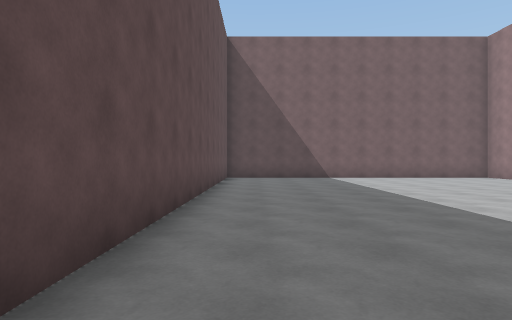
view 1 (above)

22 first-person views from a walk through a 3-D level made in the Unity game engine. The camera is 1.3 m above the floor, looks level and sees 75° across. The floor is counted in squares, 2 m on a side. Each view is taken from the middle of a square. On the plan, view 1 faces up. The plan holds only what a view shows up to about 10 squares ahead; the rest is blank. The place goes on beyond the plan.

view 2
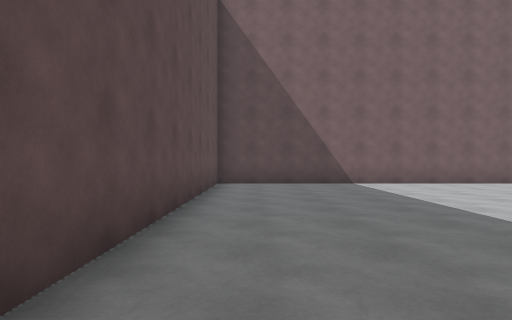

view 3
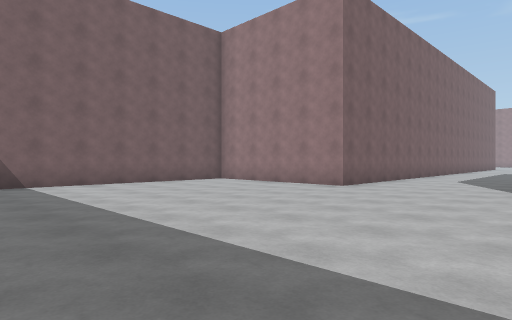

view 4
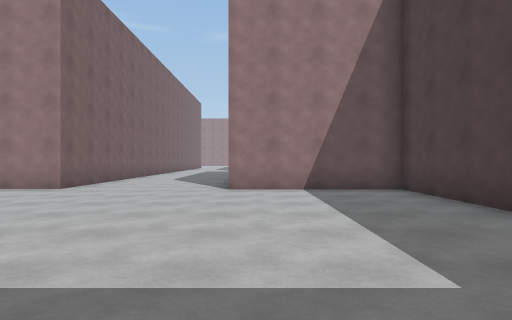

view 5
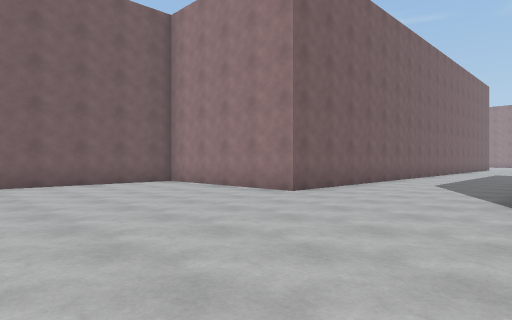

view 6
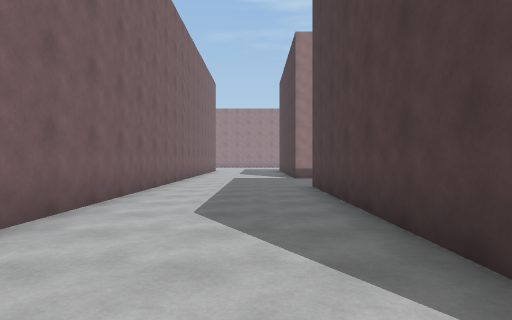

view 7
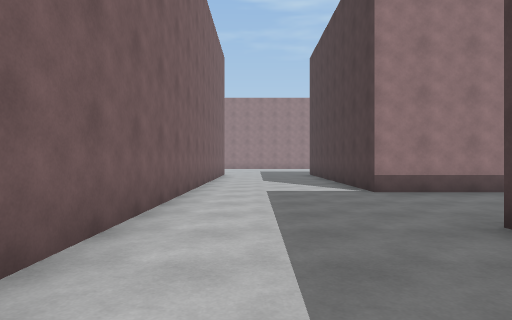

view 8
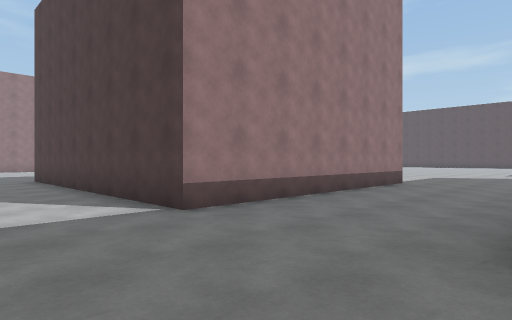

view 9
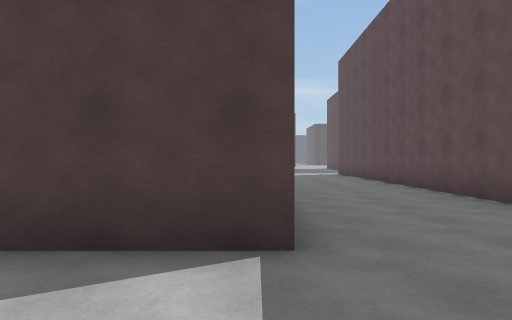

view 10
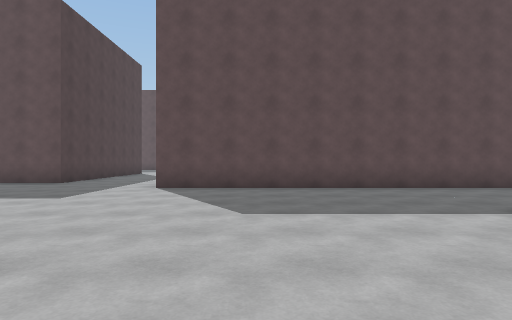

view 11
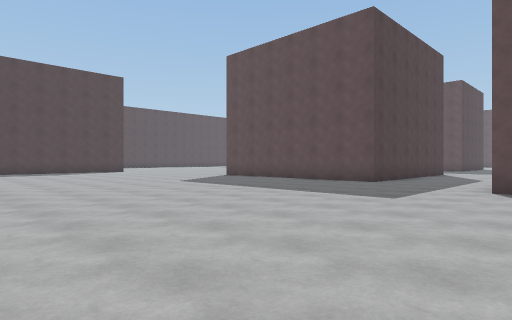

view 12
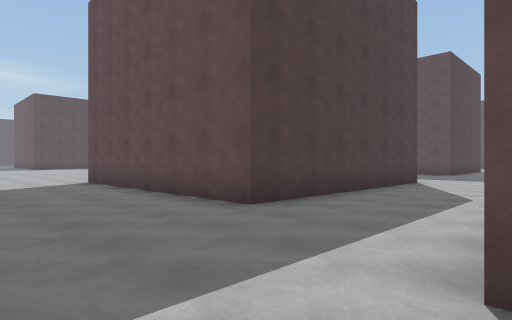

view 13
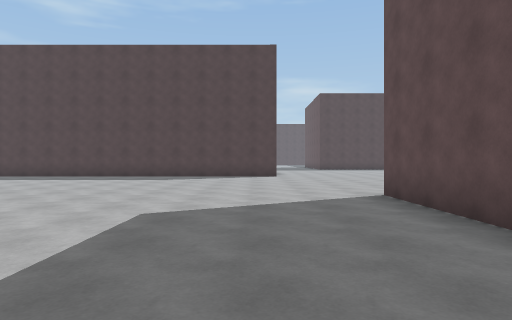

view 14
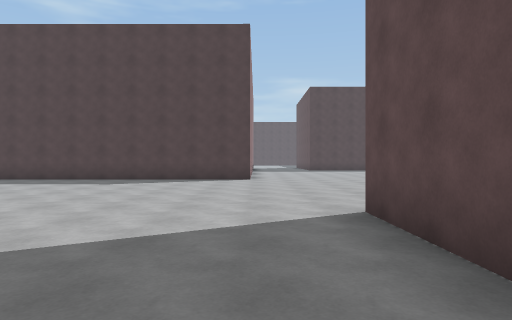

view 15
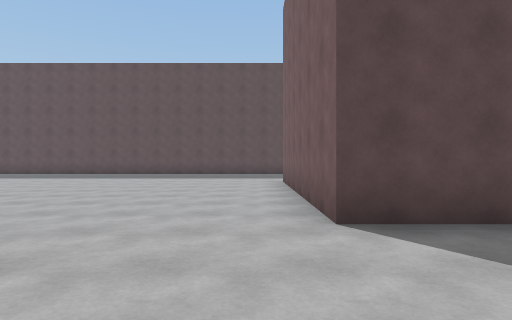

view 16
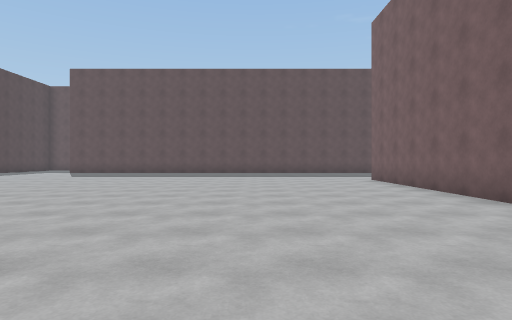

view 17
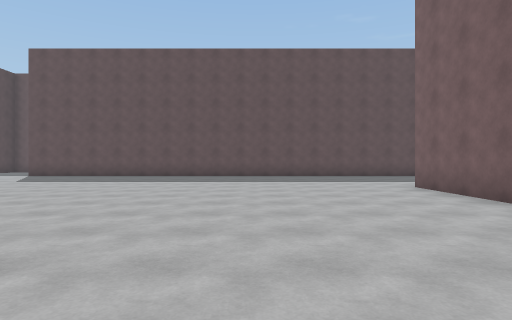

view 18
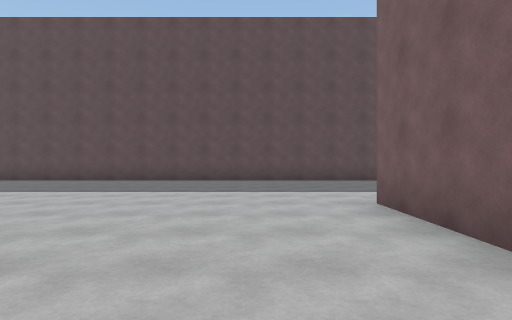

view 19
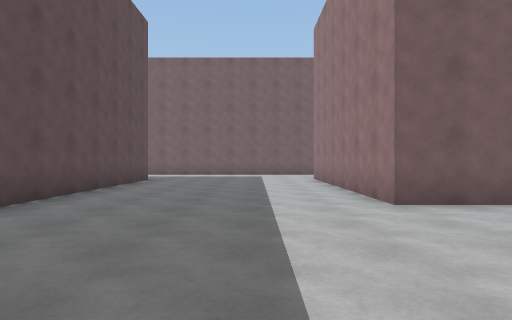

view 20
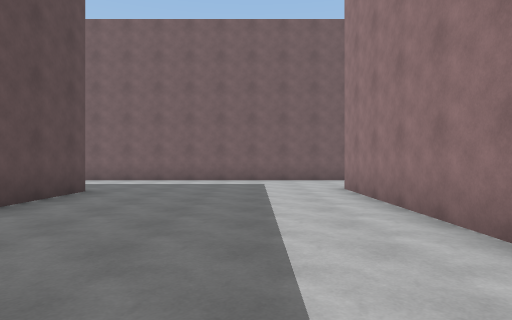

view 21
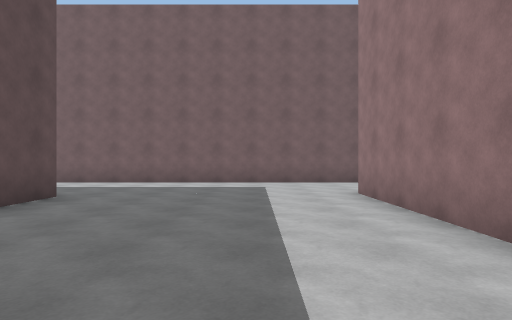

view 22
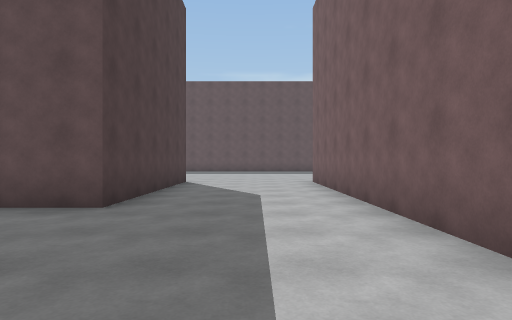

### Floor plan
Points are (right, up) in squares from view 1. A wall is a line through its corners. A room is listed if a view was taken in it or the views show most of it. See-through windows are left out.
Room 1 (views 1, 2, 3, 4, 5, 6, 7, 8, 9)
walls: (9.8, 3.6) (16.2, 3.6); (5.1, -0.2) (8.5, -0.2) (8.5, 3.6); (8, 12.2) (-1.1, 12.2) (-1.1, 1.4); (16.2, 1.1) (16.2, -3.4); (19.7, -3.6) (19.7, 3.6) (24.5, 3.6); (23, 7.4) (8.5, 7.4) (8.5, 11.6)
ways out: opening at (18, -4) to room 2
Room 2 (views 10, 11, 12, 13, 14, 15, 16, 17, 18, 19, 20, 21, 22)
walls: (14.6, -19.2) (8, -19.2) (8, -12.5) (14.6, -12.5) (14.6, -19.2); (9, -9.3) (-2.9, -9.3); (16.2, -3.4) (16.2, -9.4); (-2.9, -13.1) (2.5, -13.1) (2.5, -19.5)
ways out: opening at (18, -4) to room 1

Positions as (right, up) in squares from view 1, and headings:
1: (0, 0), facing up
2: (0, 3), facing up
3: (1, 3), facing up-right
4: (1, 3), facing right
5: (3, 3), facing up-right
6: (8, 5), facing right
7: (13, 6), facing right
8: (16, 6), facing down-right
9: (20, 6), facing down
10: (24, -7), facing left
11: (24, -8), facing down-left
12: (18, -9), facing down-left
13: (17, -13), facing down
14: (16, -15), facing down
15: (18, -20), facing left
16: (19, -23), facing left
17: (16, -23), facing left
18: (13, -21), facing left
19: (6, -24), facing up
20: (6, -20), facing up
21: (6, -19), facing up
22: (7, -11), facing left
